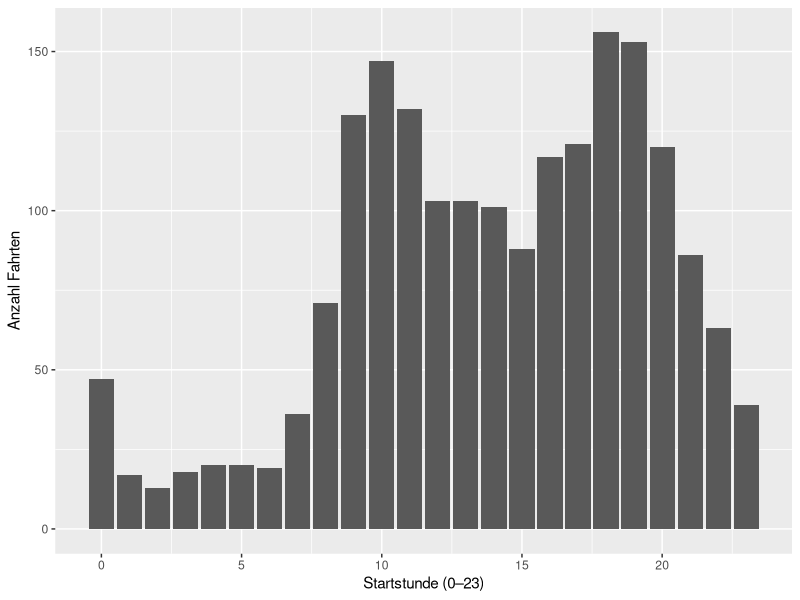
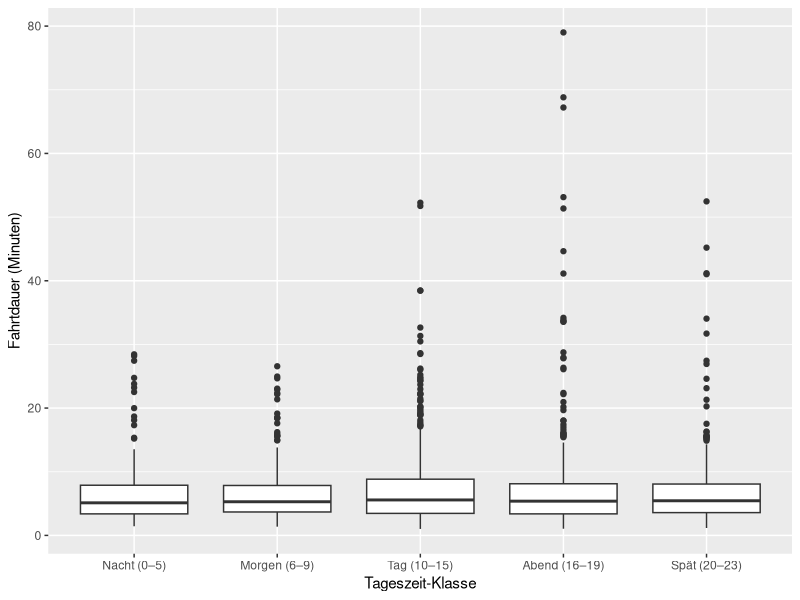
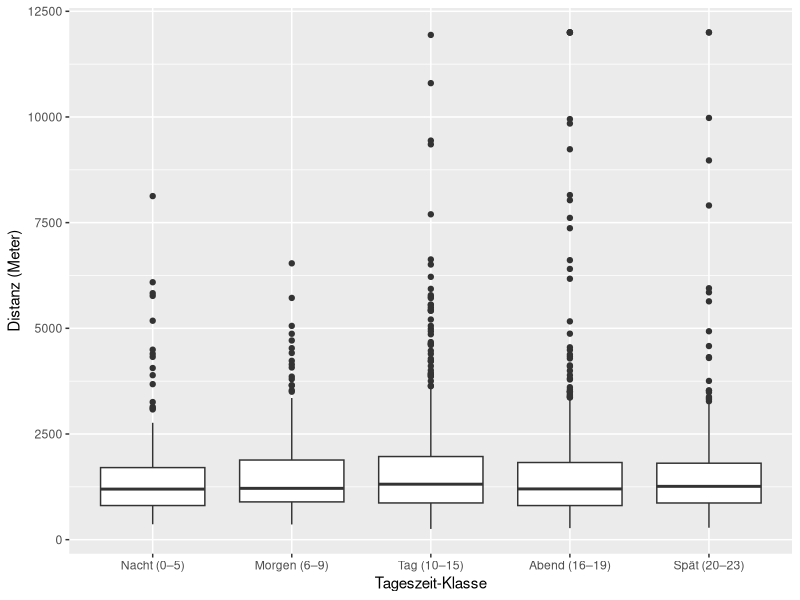
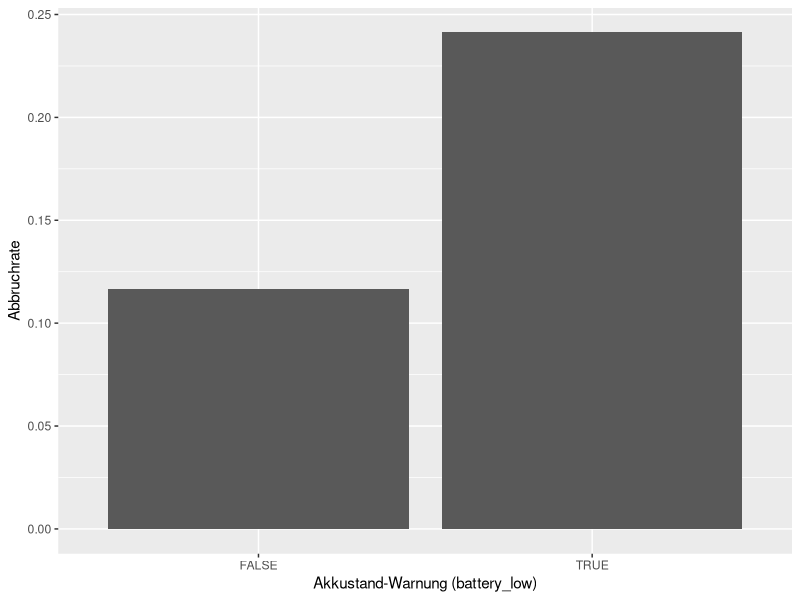
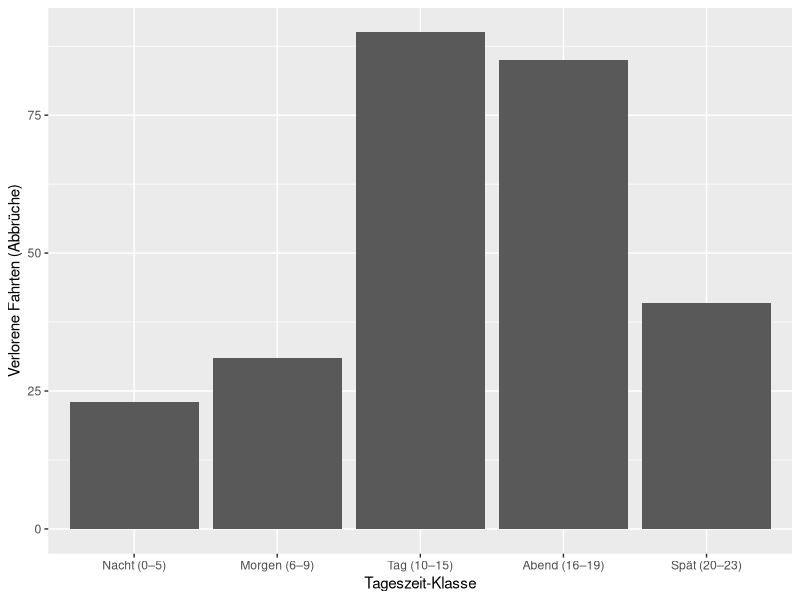

The R script that drew these images, in order:
## ---- chunk 1
#| message: false
#| warning: false
library(tidyverse)

scooter <- read_csv("data/scooter.csv", show_col_types = FALSE)

print("Anzahl Scooter-Modelle (scooter_type):")

scooter |> # Nimm das Ergebnis scooter und übergib es als erstes Argument an die Funktion count
  count(scooter_type)
## ---- chunk 2
glimpse(scooter)
summary(scooter)
## ---- chunk 3
library(lubridate)

scooter <- scooter %>%
  mutate(trip_duration_min = trip_duration_s / 60)
summary(scooter)
## ---- chunk 4
scooter |>
  filter(trip_duration_min >= 1) |>
  summary()
## ---- chunk 5
scooter |>
  mutate(trip_duration_min = trip_duration_s / 60) |>
    filter(is.na(trip_duration_min) | trip_duration_min >= 1) %>%
  summary()
## ---- chunk 6
scooter <- scooter |>
  filter(is.na(trip_duration_min) | trip_duration_min >= 1)
summary(scooter)
## ---- chunk 7
library(glue)

summary(scooter$trip_distance_m)
na_dist <- sum(is.na(scooter$trip_distance_m))
n_total <- nrow(scooter)

print(glue("Anzahl Zeilen: {n_total}"))
print(glue("Anzahl fehlender Werte: {na_dist}"))
print(glue("Anteil der fehlenden Distanzwerte: {na_dist / n_total}"))
## ---- chunk 8
scooter <- scooter |>
  filter(!is.na(trip_distance_m))
summary(scooter$trip_distance_m)
print(glue("Anzahl Beobachtungen(Zeilen): {nrow(scooter)}"))
## ---- chunk 9
scooter <- scooter |>
  mutate(
    start_hour = hour(start_time),
    weekday = wday(start_time, label = TRUE, abbr = TRUE)
  )
summary(scooter)
## ---- chunk 10
scooter |>
  group_by(weekday) |>
  summarise(
    mean_duration = mean(trip_duration_min, na.rm = TRUE), # mean ist das arithmetische Mittel der Werte
    n = n() # n() ist ein Zähler und gibt die Anzahl der Beobachtrungen in der aktuellen Gruppe zurück
  ) |>
  arrange(weekday)
## ---- chunk 11
scooter |>
  count(start_hour) |>
  ggplot(aes(x = start_hour, y = n)) +
  geom_col() +
  labs(x = "Startstunde (0–23)", y = "Anzahl Fahrten")
## ---- chunk 12
library(lubridate)

scooter <- scooter |>
  mutate(
    time_block = case_when(
      start_hour %in% 0:5   ~ "Nacht (0–5)",
      start_hour %in% 6:9   ~ "Morgen (6–9)",
      start_hour %in% 10:15 ~ "Tag (10–15)",
      start_hour %in% 16:19 ~ "Abend (16–19)",
      TRUE                  ~ "Spät (20–23)"
    ),
    time_block = factor(time_block,
                        levels = c("Nacht (0–5)","Morgen (6–9)","Tag (10–15)","Abend (16–19)","Spät (20–23)"))
  )

ggplot(scooter, aes(x = time_block, y = trip_duration_min)) +
  geom_boxplot() +
  labs(x = "Tageszeit-Klasse", y = "Fahrtdauer (Minuten)")
## ---- chunk 13
scooter |>
  group_by(time_block) |>
  summarise(
    n = n(),
    mean_duration = mean(trip_duration_min, na.rm = TRUE),
    median_duration = median(trip_duration_min, na.rm = TRUE),
    iqr_duration = IQR(trip_duration_min, na.rm = TRUE)
  ) |>
  arrange(time_block)
## ---- chunk 14
ggplot(scooter, aes(x = time_block, y = trip_distance_m)) +
  geom_boxplot() +
  labs(x = "Tageszeit-Klasse", y = "Distanz (Meter)")
## ---- chunk 15
scooter |>
  group_by(time_block) |>
  summarise(
  n = n(),
  mean_distance = mean(trip_distance_m, na.rm = TRUE),
  median_distance = median(trip_distance_m, na.rm = TRUE),
  q1_distance = quantile(trip_distance_m, probs = 0.25, na.rm = TRUE),
  q3_distance = quantile(trip_distance_m, probs = 0.75, na.rm = TRUE),
  iqr_distance = IQR(trip_distance_m, na.rm = TRUE)
)
## ---- chunk 16
scooter |>
  group_by(battery_low) |>
  summarise(
  n = n(),
  abort_rate = mean(trip_aborted, na.rm = TRUE) # na.rm bedeutet, dass NAs nicht berücksichtigt werden
  )
## ---- chunk 17
scooter |>
   group_by(battery_low) |>
   summarise(abort_rate = mean(trip_aborted, na.rm = TRUE)) |>
   ggplot(aes(x = battery_low, y = abort_rate)) +
   geom_col() +
   labs(x = "Akkustand-Warnung (battery_low)", y = "Abbruchrate")
## ---- chunk 18
scooter |>
  group_by(time_block) |>
  summarise(lost_trips = sum(trip_aborted, na.rm = TRUE)) |>
  ggplot(aes(x = time_block, y = lost_trips)) +
  geom_col() +
  labs(x = "Tageszeit-Klasse", y = "Verlorene Fahrten (Abbrüche)")
